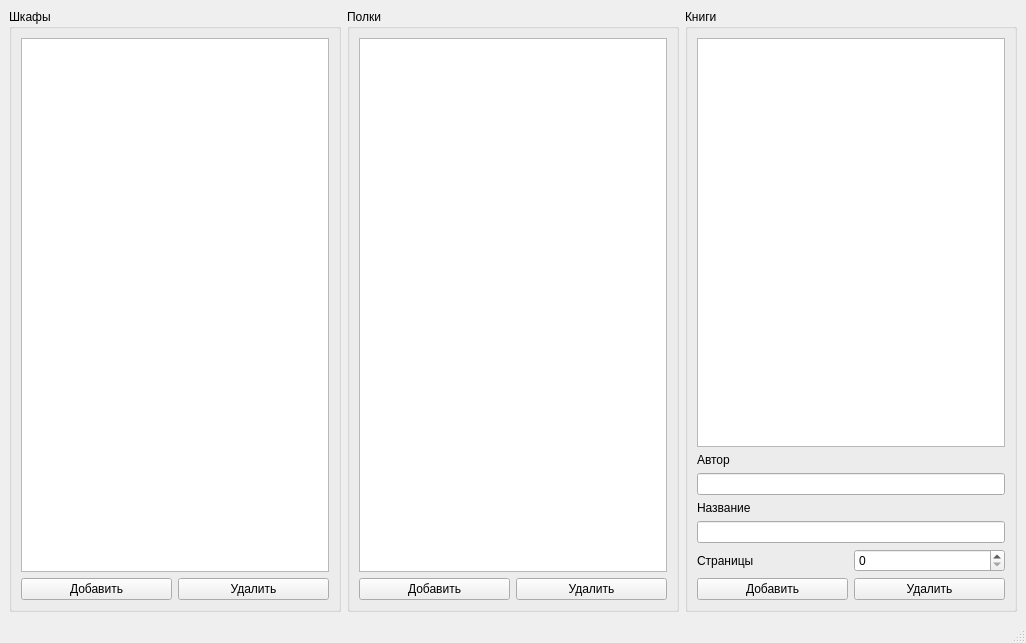
<?xml version="1.0" encoding="UTF-8"?>
<ui version="4.0">
 <class>MainWindow</class>
 <widget class="QMainWindow" name="MainWindow">
  <property name="geometry">
   <rect>
    <x>0</x>
    <y>0</y>
    <width>1026</width>
    <height>643</height>
   </rect>
  </property>
  <property name="windowTitle">
   <string>Библиотека</string>
  </property>
  <widget class="QWidget" name="centralwidget">
   <layout class="QHBoxLayout" name="horizontalLayout_2">
    <item>
     <layout class="QHBoxLayout" name="horizontalLayout">
      <item>
       <layout class="QVBoxLayout" name="verticalLayout">
        <item>
         <widget class="QGroupBox" name="groupBox_Bshelfs">
          <property name="title">
           <string>Шкафы</string>
          </property>
          <layout class="QVBoxLayout" name="verticalLayout_4">
           <item>
            <widget class="QListWidget" name="listWidget_BShelfs"/>
           </item>
           <item>
            <layout class="QHBoxLayout" name="horizontalLayout_3">
             <item>
              <widget class="QPushButton" name="pushButton_addBShelf">
               <property name="text">
                <string>Добавить</string>
               </property>
              </widget>
             </item>
             <item>
              <widget class="QPushButton" name="pushButton_delBShelf">
               <property name="text">
                <string>Удалить</string>
               </property>
              </widget>
             </item>
            </layout>
           </item>
          </layout>
         </widget>
        </item>
       </layout>
      </item>
      <item>
       <layout class="QVBoxLayout" name="verticalLayout_3">
        <item>
         <widget class="QGroupBox" name="groupBox_2_shelfs">
          <property name="title">
           <string>Полки</string>
          </property>
          <layout class="QVBoxLayout" name="verticalLayout_6">
           <item>
            <widget class="QListWidget" name="listWidget_Shelfs"/>
           </item>
           <item>
            <layout class="QHBoxLayout" name="horizontalLayout_4">
             <item>
              <widget class="QPushButton" name="pushButton_addShelf">
               <property name="text">
                <string>Добавить</string>
               </property>
              </widget>
             </item>
             <item>
              <widget class="QPushButton" name="pushButton_delShelf">
               <property name="text">
                <string>Удалить</string>
               </property>
              </widget>
             </item>
            </layout>
           </item>
          </layout>
         </widget>
        </item>
       </layout>
      </item>
      <item>
       <layout class="QVBoxLayout" name="verticalLayout_2">
        <item>
         <widget class="QGroupBox" name="groupBox_3_books">
          <property name="title">
           <string>Книги</string>
          </property>
          <layout class="QVBoxLayout" name="verticalLayout_5">
           <item>
            <widget class="QListWidget" name="listWidget_Books"/>
           </item>
           <item>
            <widget class="QLabel" name="label">
             <property name="text">
              <string>Автор</string>
             </property>
            </widget>
           </item>
           <item>
            <widget class="QLineEdit" name="lineEdit_author"/>
           </item>
           <item>
            <widget class="QLabel" name="label_2">
             <property name="text">
              <string>Название</string>
             </property>
            </widget>
           </item>
           <item>
            <widget class="QLineEdit" name="lineEdit_name"/>
           </item>
           <item>
            <layout class="QHBoxLayout" name="horizontalLayout_5">
             <item>
              <widget class="QLabel" name="label_3">
               <property name="text">
                <string>Страницы</string>
               </property>
              </widget>
             </item>
             <item>
              <widget class="QSpinBox" name="spinBox_Pages"/>
             </item>
            </layout>
           </item>
           <item>
            <layout class="QHBoxLayout" name="horizontalLayout_6">
             <item>
              <widget class="QPushButton" name="pushButton_addBook">
               <property name="text">
                <string>Добавить</string>
               </property>
              </widget>
             </item>
             <item>
              <widget class="QPushButton" name="pushButton_delBook">
               <property name="text">
                <string>Удалить</string>
               </property>
              </widget>
             </item>
            </layout>
           </item>
          </layout>
         </widget>
        </item>
       </layout>
      </item>
     </layout>
    </item>
   </layout>
  </widget>
  <widget class="QMenuBar" name="menubar">
   <property name="geometry">
    <rect>
     <x>0</x>
     <y>0</y>
     <width>1026</width>
     <height>21</height>
    </rect>
   </property>
  </widget>
  <widget class="QStatusBar" name="statusbar"/>
 </widget>
 <resources/>
 <connections/>
</ui>
